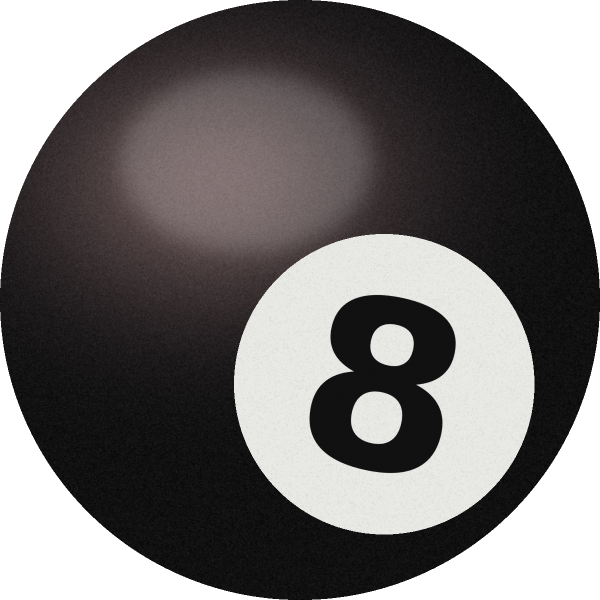
#> input picture assets/_mats/slipmat-8ball.png, 1200 x 1200 px (shown at 1/2 size); its folder holds only this picture in this run
$ python slipmat-finish.py
#> lines starting #> are read from the running program, lines starting #| are printed output that depends on the picture; after the words box and inside, x2 and y2 are one past the last pixel; in counts of white or black regions, pixels touching at a corner belong together
#!/usr/bin/env python3
"""Finish the slipmats: every picture in assets/_mats/ gets a felt texture (fibres and grain, like a real felt mat) and the fine
silver edge rings of the Original mat, then is saved as assets/slipmat-*.png (the circuit mat is saved as assets/slipmat.png).
Usage: python3 tools/slipmat-finish.py"""
import os, glob, numpy as np, math
from PIL import Image, ImageDraw, ImageFilter
ROOT = os.path.join(os.path.dirname(__file__), '..', 'assets'); N = 1200; C = N / 2
rng = np.random.default_rng(21)
def felt_map():
    # fine grain + thousands of short curly fibres, as a brightness multiplier around 1.0
    g = rng.normal(0, 1, (N, N)).astype(np.float32)
    g = np.asarray(Image.fromarray(((g * 30 + 128).clip(0, 255)).astype(np.uint8)).filter(ImageFilter.GaussianBlur(0.7))).astype(np.float32) / 128 - 1
    fib = Image.new('L', (N, N), 128); d = ImageDraw.Draw(fib)
#> after `fib = Image.new('L', (N, N), 128)`: fib: PIL image 1200x1200 L; every value is 128
    for i in range(26000):
        x, y = rng.uniform(0, N), rng.uniform(0, N); a = rng.uniform(0, 6.3); ln = rng.uniform(5, 18); cv = rng.uniform(-0.25, 0.25)
        pts = []
        for k in range(6): t = k / 5; aa = a + cv * k; pts.append((x + math.cos(aa) * ln * t, y + math.sin(aa) * ln * t))
        d.line(pts, fill=int(rng.choice([88, 100, 160, 175])), width=1)
    fib = np.asarray(fib.filter(ImageFilter.GaussianBlur(0.45))).astype(np.float32) / 128 - 1
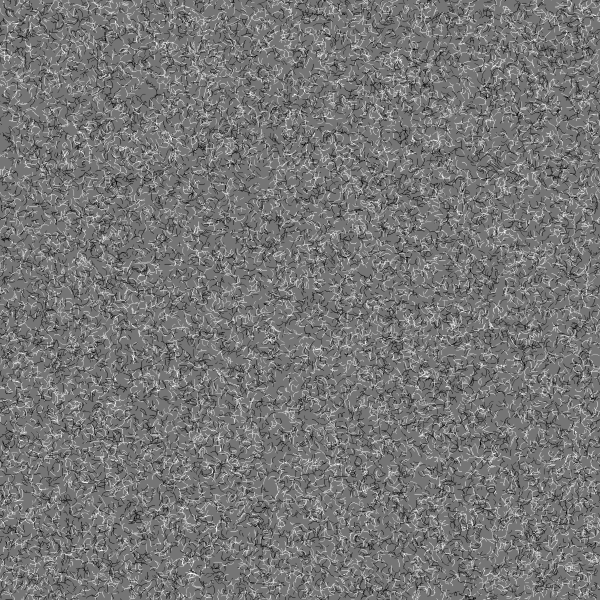
#> fib: shape (1200, 1200) float32 (shown at 1/2 size); min -0.312, max 0.367, mean 0.00445; drawn with min black and max white
    lo = rng.normal(0, 1, (N // 40, N // 40)).astype(np.float32)          # soft blotches where the felt is thicker / thinner
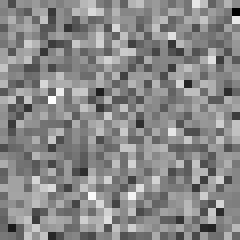
#> lo: shape (30, 30) float32 (shown 8 times larger); min -3.56, max 3.12, mean 0.0137; drawn with min black and max white
    lo = np.asarray(Image.fromarray(((lo * 40 + 128).clip(0, 255)).astype(np.uint8)).resize((N, N), Image.BICUBIC)).astype(np.float32) / 128 - 1
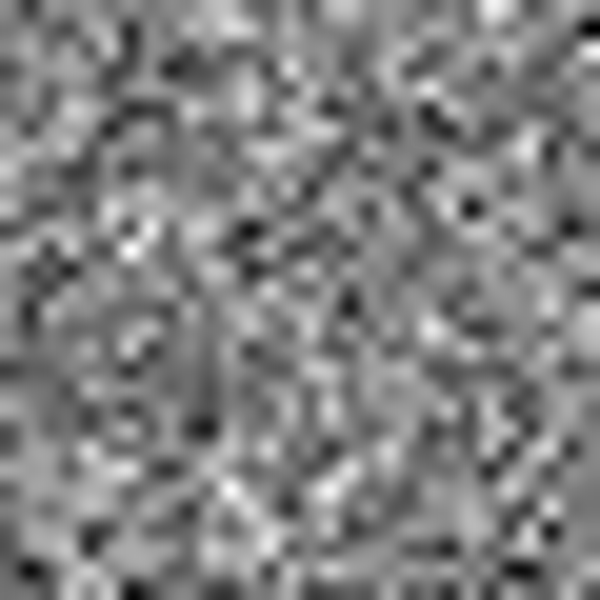
#> lo: shape (1200, 1200) float32 (shown at 1/2 size); min -1, max 0.977, mean 0.00059; drawn with min black and max white
    return 1 + g * 0.06 + fib * 0.17 + lo * 0.05
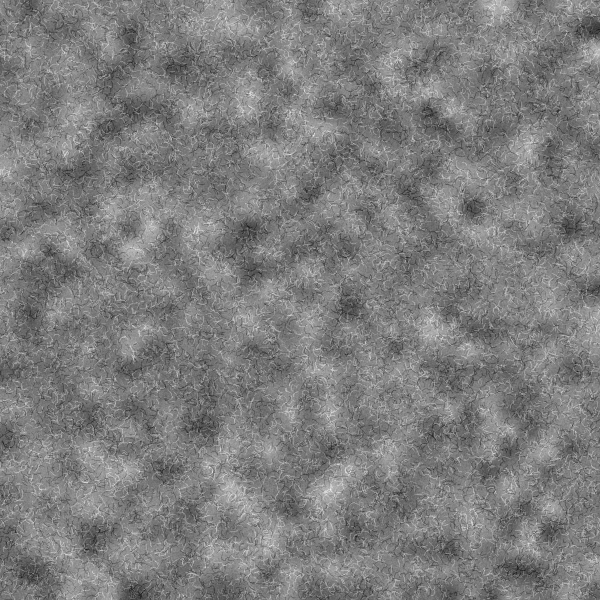
#> returned value: shape (1200, 1200) float32 (shown at 1/2 size); min 0.898, max 1.11, mean 1; drawn with min black and max white
FELT = felt_map()
yy, xx = np.mgrid[0:N, 0:N]; r = np.hypot(xx - C, yy - C) / C
def finish(src, dst, rings=True):
#> called with src = 'tools/../assets/_mats/slipmat-8ball.png', dst = 'tools/../assets/slipmat-8ball.png', rings = True
    im = Image.open(src).convert('RGBA').resize((N, N), Image.LANCZOS); a = np.asarray(im).astype(np.float32)
#> in finish, im is the input picture: PIL image 1200x1200 RGBA; mean R, G, B, A 67.3, 64.1, 64.4, 200.2
    rgb = a[..., :3] * FELT[..., None]
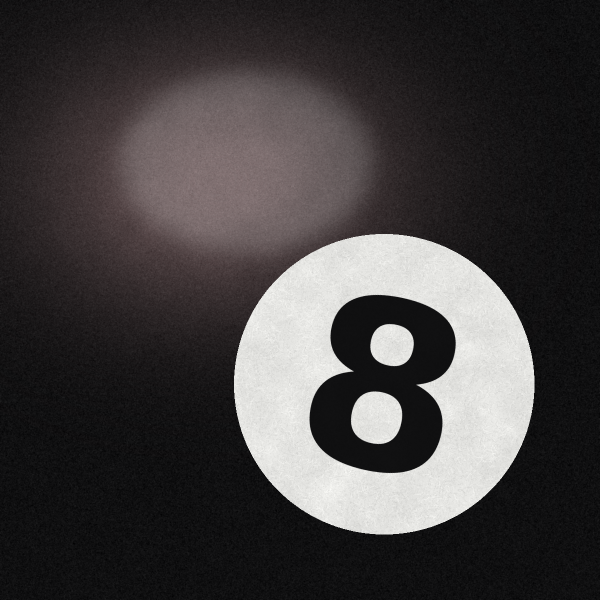
#> rgb: shape (1200, 1200, 3) float32 (shown at 1/2 size); mean R, G, B 67.3, 64.1, 64.4; drawn with min black and max white
    rgb *= (1 - 0.18 * np.clip((r - 0.9) / 0.1, 0, 1))[..., None]        # felt edge darkens slightly where it rolls over
    out = Image.fromarray(np.concatenate([rgb.clip(0, 255), a[..., 3:]], -1).astype(np.uint8), 'RGBA')
    if rings:
        d = ImageDraw.Draw(out)
        for rr, w, c in [(0.955, 3, (154, 163, 173, 255)), (0.93, 1, (108, 116, 126, 255))]:
            R = rr * C; d.ellipse([C - R, C - R, C + R, C + R], outline=c, width=w)
    m = Image.new('L', (N, N), 0); ImageDraw.Draw(m).ellipse([0, 0, N - 1, N - 1], fill=255)
#> after `m = Image.new('L', (N, N), 0)`: m: PIL image 1200x1200 L; every value is 0
#> after `ImageDraw.Draw(m).ellipse([0, 0, N - 1, N - 1], fill=255)`:
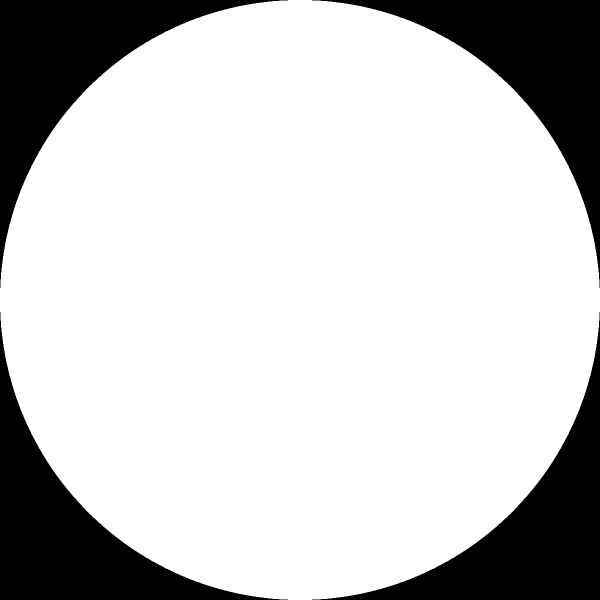
#> m: PIL image 1200x1200 L (shown at 1/2 size); 78.5% white; 4 black regions, box (x1, y1, x2, y2) and area: (0, 0, 576, 576) 77296, (624, 0, 1200, 576) 77296, (0, 624, 576, 1200) 77296, (624, 624, 1200, 1200) 77296
    out.putalpha(Image.fromarray(np.minimum(np.asarray(out.getchannel('A')), np.asarray(m)))); out.save(dst)
for f in sorted(glob.glob(os.path.join(ROOT, '_mats', 'slipmat-*.png'))):
    name = os.path.basename(f); dst = os.path.join(ROOT, 'slipmat.png' if name == 'slipmat-circuit.png' else name)
    finish(f, dst, rings=name != 'slipmat-original.png'); print('finished', os.path.basename(dst))

$ run again, on assets/_mats/slipmat-midnight.png
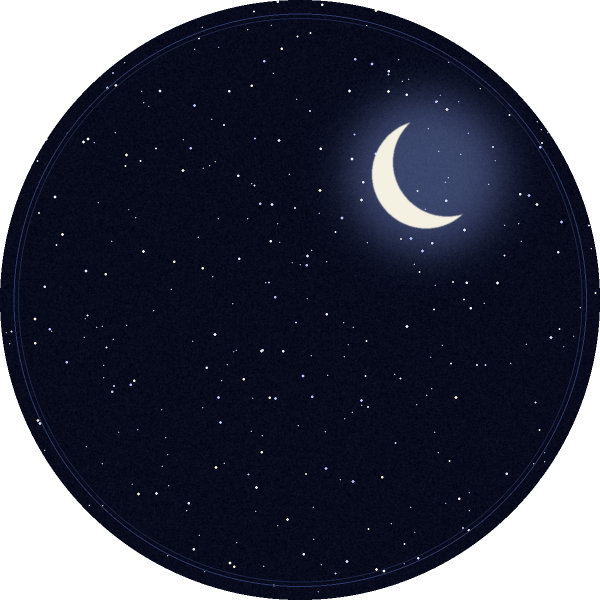
#> input picture assets/_mats/slipmat-midnight.png, 1200 x 1200 px (shown at 1/2 size)
#> in finish, im is the input picture: PIL image 1200x1200 RGBA; mean R, G, B, A 11.8, 16.1, 34, 200.2
#> in finish, `rgb = a[..., :3] * FELT[..., None]`:
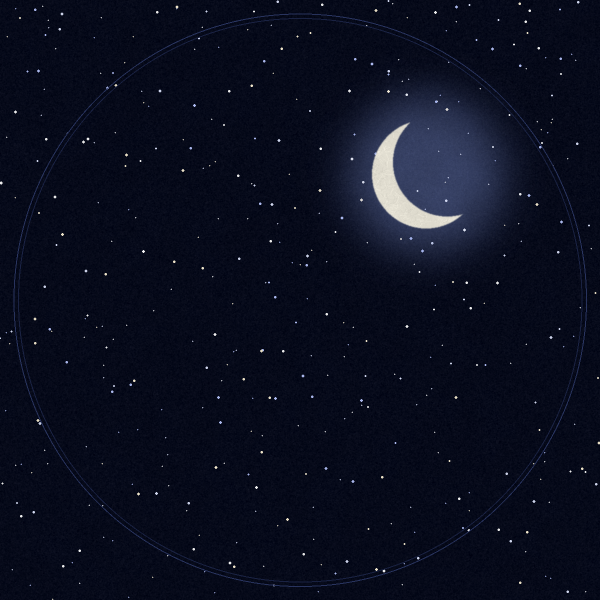
#> rgb: shape (1200, 1200, 3) float32 (shown at 1/2 size); mean R, G, B 11.8, 16, 34; drawn with min black and max white
#> m: PIL image 1200x1200 L; every value is 0
#> m: PIL image 1200x1200 L; 78.5% white; 4 black regions, box (x1, y1, x2, y2) and area: (0, 0, 576, 576) 77296, (624, 0, 1200, 576) 77296, (0, 624, 576, 1200) 77296, (624, 624, 1200, 1200) 77296

$ run again, on assets/_mats/slipmat-arcade.png
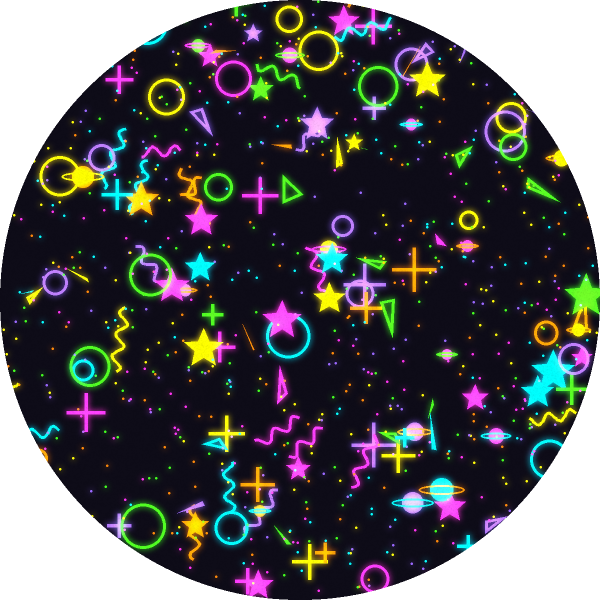
#> input picture assets/_mats/slipmat-arcade.png, 1200 x 1200 px (shown at 1/2 size)
#> in finish, im is the input picture: PIL image 1200x1200 RGBA; mean R, G, B, A 40.7, 40.4, 44.4, 200.2
#> in finish, `rgb *= (1 - 0.18 * np.clip((r - 0.9) / 0.1, 0, 1))[..., None]`:
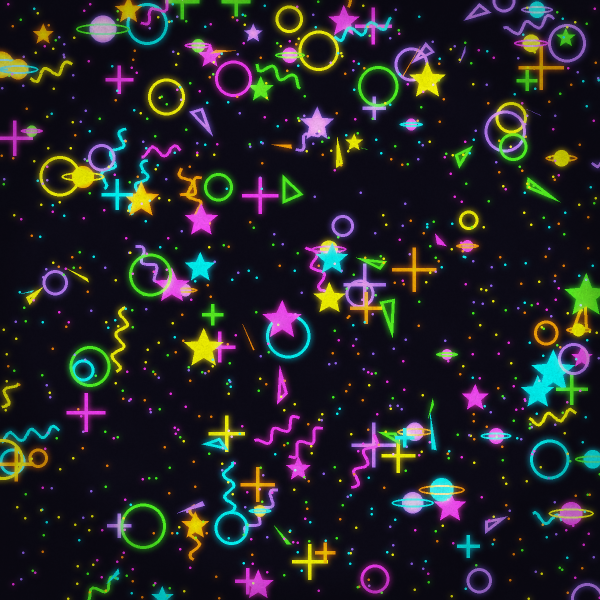
#> rgb: shape (1200, 1200, 3) float32 (shown at 1/2 size); mean R, G, B 38.7, 38.4, 42.2; drawn with min black and max white
#> m: PIL image 1200x1200 L; every value is 0
#> m: PIL image 1200x1200 L; 78.5% white; 4 black regions, box (x1, y1, x2, y2) and area: (0, 0, 576, 576) 77296, (624, 0, 1200, 576) 77296, (0, 624, 576, 1200) 77296, (624, 624, 1200, 1200) 77296
#> in finish, `out.putalpha(Image.fromarray(np.minimum(np.asarray(out.getchannel('A')`:
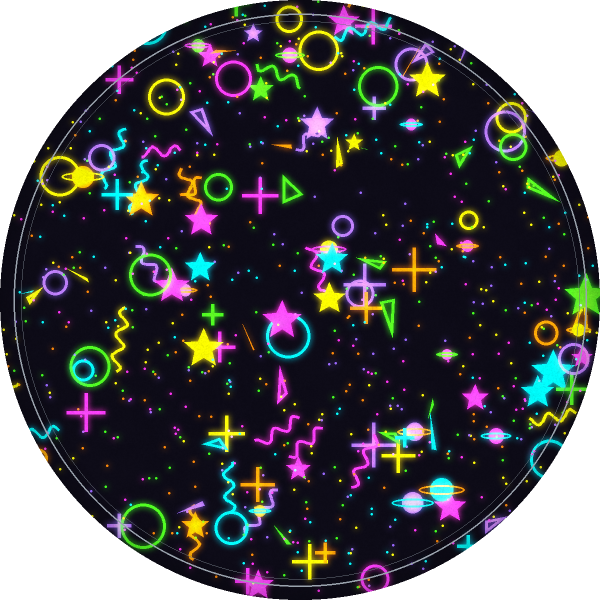
#> out: PIL image 1200x1200 RGBA (shown at 1/2 size); mean R, G, B, A 39, 38.9, 42.6, 200.2; transparent parts drawn white
